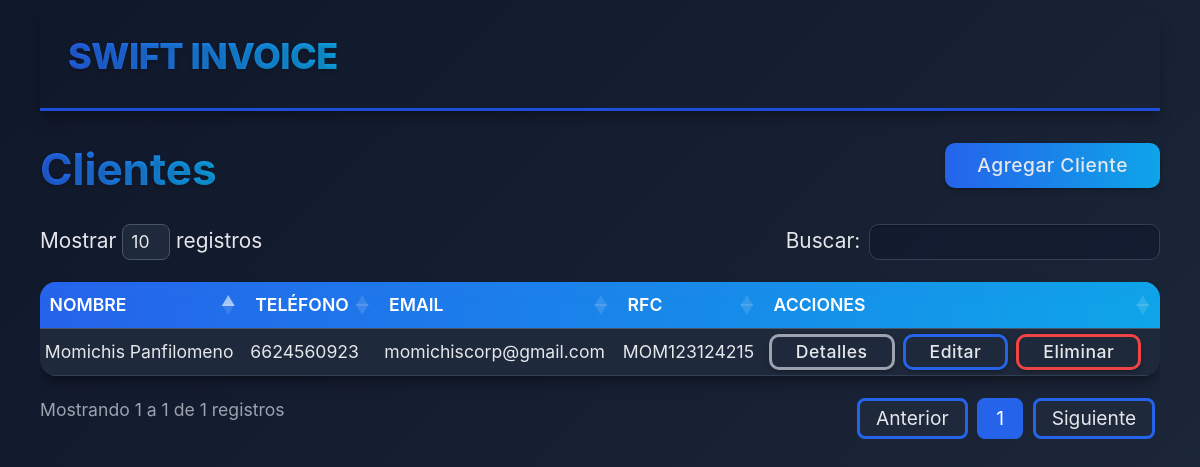
Page /modules/clients/index.php (signed in) on the earlier database version.
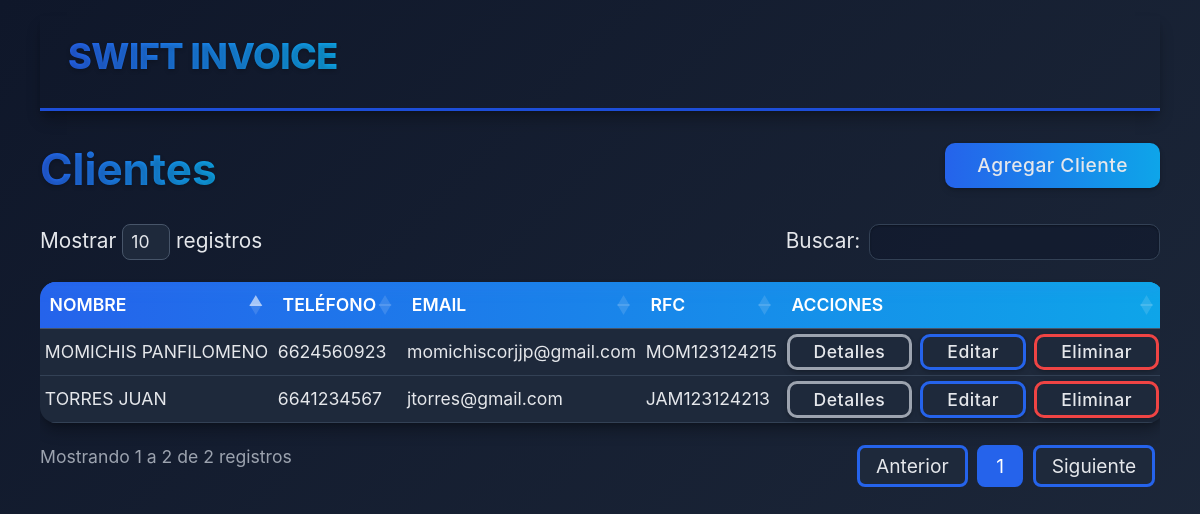
Same page on the later database version.
### tables this page shows
CREATE TABLE `clients` (
  `id` int(11) NOT NULL,
  `first_name` varchar(50) NOT NULL,
  `last_name` varchar(50) NOT NULL,
  `mother_last_name` varchar(50) DEFAULT NULL,
  `phone` varchar(20) DEFAULT NULL,
  `email` varchar(100) DEFAULT NULL,
  `rfc` varchar(13) DEFAULT NULL,
  `address` text DEFAULT NULL,
  `created_at` timestamp NOT NULL DEFAULT current_timestamp()
);

### modules/clients/index.php (the view, shortened to what this page needs)
<?php
require_once '../../includes/header.php';
$db = new Database();
$conn = $db->connect();
$stmt = $conn->query("SELECT * FROM clients ORDER BY last_name, first_name");
$clients = $stmt->fetchAll(PDO::FETCH_ASSOC);
?>
<!DOCTYPE html>
<html lang="es">
<head>
    <link href="https://cdn.jsdelivr.net/npm/bootstrap@5.3.0/dist/css/bootstrap.min.css" rel="stylesheet">
    <link rel="stylesheet" href="/swift_invoice/assets/css/tableClients.css">
    <link rel="stylesheet" href="https://cdn.datatables.net/1.13.6/css/dataTables.bootstrap5.min.css">
</head>
<body>
    <nav class="navbar navbar-expand navbar-custom py-2 sticky-top">
        <div class="container-fluid">
            <a class="navbar-brand navbar-brand-custom ms-3" href="/swift_invoice">SWIFT INVOICE</a>
        </div>
    </nav>
    <div class="card-header d-flex justify-content-between align-items-center">
        <h2 class="card-title">Clientes</h2>
        <a href="create.php" class="btnAgregar">Agregar Cliente</a>
    </div>
    <main>
        <?php if (empty($clients)): ?>
            <p>No hay clientes registrados.</p>
        <?php else: ?>
            <div class="table-responsive">
                <table id="clientesTable" class="styled-table display nowrap">
                    <thead>
                        <tr>
                            <th>Nombre</th>
                            <th>Teléfono</th>
                            <th>Email</th>
                            <th>RFC</th>
                            <th>Acciones</th>
                        </tr>
                    </thead>
                    <tbody>
                        <?php foreach ($clients as $client): ?>
                            <tr>
                                <td><?php echo htmlspecialchars($client['last_name'] . ' ' . $client['first_name']); ?></td>
                                <td><?php echo htmlspecialchars($client['phone'] ?? '-'); ?></td>
                                <td><?php echo htmlspecialchars($client['email'] ?? '-'); ?></td>
                                <td><?php echo htmlspecialchars($client['rfc'] ?? '-'); ?></td>
                                <td>
                                    <div class="d-flex gap-2">
                                        <a href="view.php?id=<?php echo $client['id']; ?>" class="btnDetails">Detalles</a>
                                        <a href="edit.php?id=<?php echo $client['id']; ?>" class="btnEdit">Editar</a>
                                        <button class="btnDelete"
                                            onclick="confirmDelete(<?php echo $client['id']; ?>)">Eliminar</button>
                                    </div>
                                </td>
                            </tr>
                        <?php endforeach; ?>
                    </tbody>
                </table>
            </div>
        <?php endif; ?>
    </main>
</body>
</html>
<?php
require_once '../../includes/footer.php';
?>

Differences in the rows shown:
changed clients "MOM123124215": last_name+first_name "Momichis Panfilomeno" → "MOMICHIS PANFILOMENO"; email "momichiscorp@gmail.com" → "momichiscorjjp@gmail.com"
added clients: last_name+first_name "TORRES JUAN", phone "6641234567", email "jtorres@gmail.com", rfc "JAM123124213"
Other differences:
text written by a page script: "Mostrar registros Buscar: Mostrando 1 a 1 de 1 registros Anterior 1 Siguiente" → "Mostrar registros Buscar: Mostrando 1 a 2 de 2 registros Anterior 1 Siguiente"
